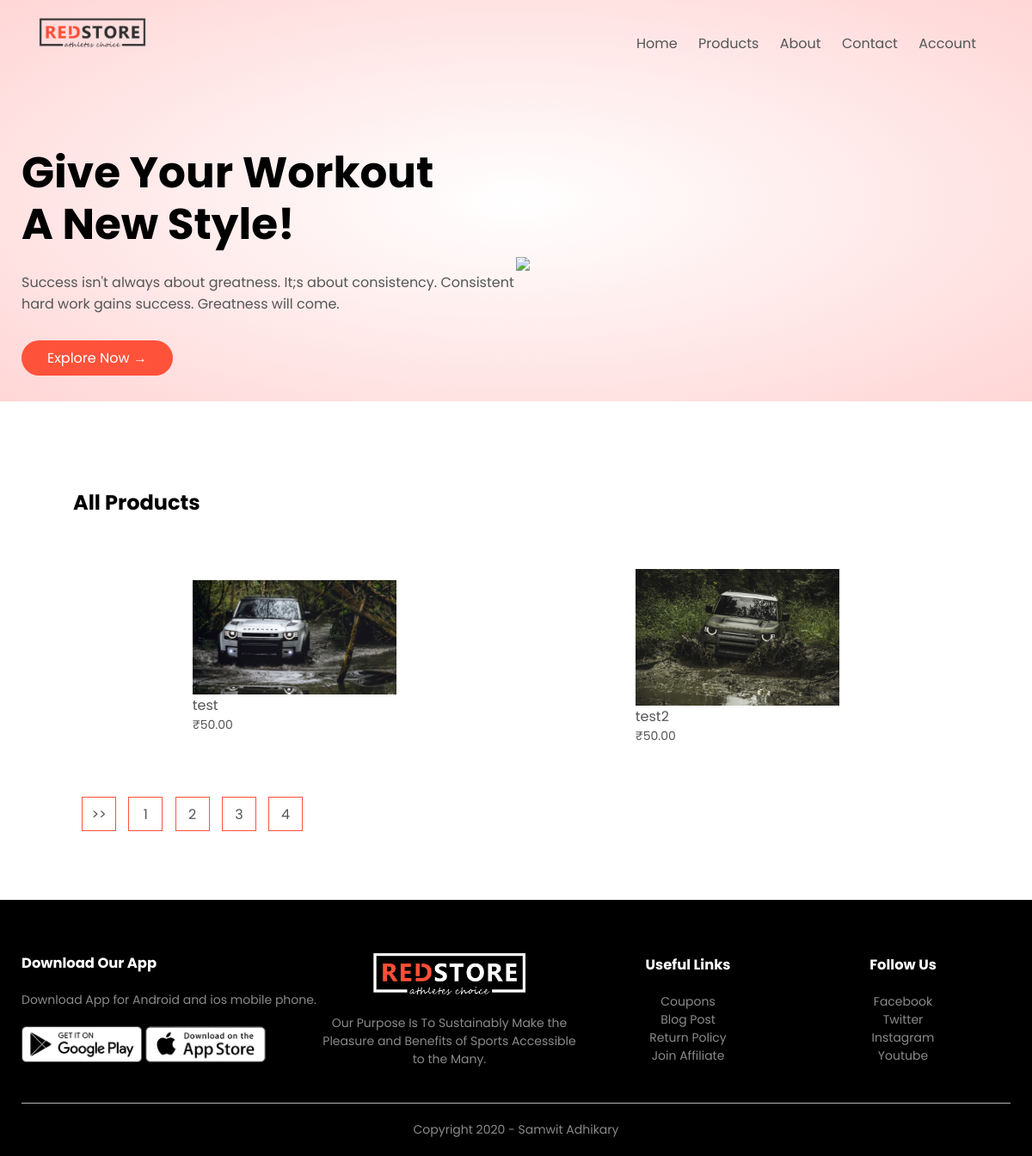
The app's page /product_list with its own data.
### products/models.py (models this page shows, shortened)
class Product(models.Model):
    LIVE=1
    DELETE=0
    DELETE_CHOICES=((LIVE,'Live'),(DELETE,'Delete'))
    title=models.CharField(max_length=200)
    price=models.FloatField()
    description=models.TextField()
    image=models.ImageField(upload_to='media')
    priority=models.IntegerField(default=0)
    delete_status=models.IntegerField(choices=DELETE_CHOICES,default=LIVE)
    created_at=models.DateTimeField(auto_now_add=True)
    updated_at=models.DateTimeField(auto_now=True)

### products/views.py (the view)
# urls.py: path('product_list',views.list_products,name='list_product'),
def list_products(request):
    page=1
    if request.GET:
        page=request.GET.get('page',1)
    product_list=Product.objects.all()
    product_paginator=Paginator(product_list,2)
    product_list=product_paginator.get_page(page)
    context={'products':product_list}
    return render(request,'products.html',context)

### products/templatetags/chunks.py (called while the page is built)
@register.filter(name='chunks')
def chunks(list_data,chunk_size):
    chunk=[]
    i=0
    for data in list_data:
        chunk.append(data)
        i=i+1
        if i==chunk_size:
            yield chunk
            i=0
            chunk=[]
    if chunk:
        yield chunk

### templates/products.html
{% extends 'blank_layout.html' %}
{% block content %}
   {% include 'product_list.html' %}
{% endblock content %}

### templates/product_list.html (shortened to what this page needs)
{% load static %}
{% load chunks %}
<div class="small-container">
    <div class="row row-2">
        <h2>All Products</h2>
    </div>
    {% for product_chunks in products|chunks:4 %}
    <div class="row">
        {% for product in product_chunks %}
        <div class="col-4">
            <a href="{% url 'detail_product' product.id %}">
             <img src="{{ product.image.url }}"></a>
            <h4>{{ product.title }}</h4>
            <p>₹50.00</p>
        </div>
        {% endfor %}
    </div>
    {% endfor %}
    <div class="page-btn">
        {% if products.has_next %}
        <a href="?page={{ products.next_page_number }}"><span>>></span></a>
        {% endif %}
        {% for i in products.paginator.page_range %}
        <a href="?page={{i}}"><span>{{i}}</span></a>
        {% endfor %}
    </div>
    </div>

### static/css/style.css (style rules this page uses)
* { margin: 0; padding: 0; box-sizing: border-box; }
body { font-family: 'Poppins', sans-serif; }
a { text-decoration: none; color: #555; }
p { color: #555; }
.row { display: flex; align-items: center; flex-wrap: wrap; justify-content: space-around; }
.small-container { max-width: 1080px; margin: auto; padding-left: 25px; padding-right: 25px; }
.col-4 { flex-basis: 25%; padding: 10px; min-width: 200px; margin-bottom: 50px; transition: transform 0.5s; }
.col-4 img { width: 100%; }
h4 { color: #555; font-weight: normal; }
.col-4 p { font-size: 14px; }
.row-2 { justify-content: space-between; margin: 100px auto 50px; }
.page-btn { margin: 0 auto 80px; }
.page-btn span { display: inline-block; border: 1px solid #ff523b; margin-left: 10px; width: 40px; height: 40px; text-align: center; line-height: 40px; cursor: pointer; }

### records on screen
Product: image (picture), title "test"
Product: image (picture), title "test2"

### other values on screen
{{ i }} "1" "2" "3" "4"
